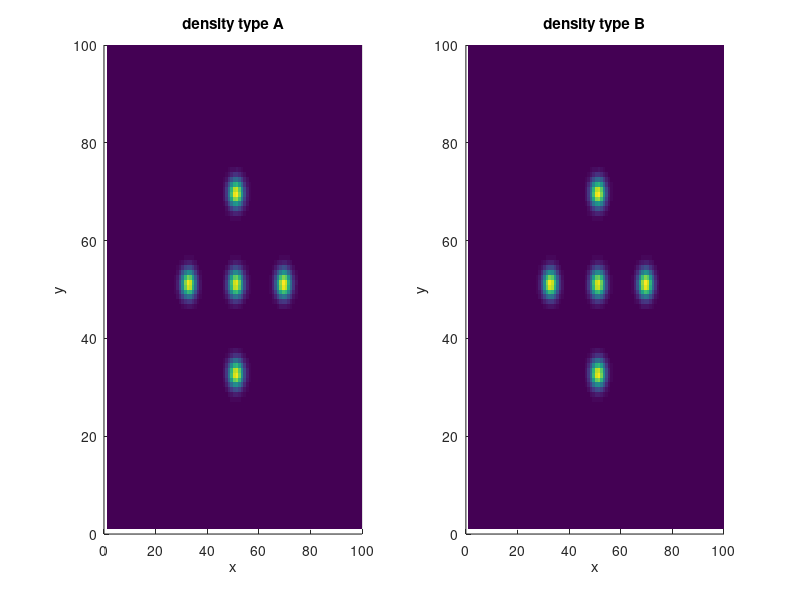

This figure's MATLAB source:

clear;
Xlen = 8.0; %cm
J = 100; %#

A = zeros(J,J);
B = zeros(J,J);

[x,y] = meshgrid(linspace(0,Xlen,J));
A = A + 2.5*(x - x.^2).*(y-y.^2).*exp(-20 .*((x - 4).^2 + (y - 4).^2 ));
A = A + 8*(x - x.^2).*(y-y.^2).*exp(-20 .*((x - 4).^2 + (y - 2.5).^2 ));
A = A + 8*(x - x.^2).*(y-y.^2).*exp(-20 .*((x - 2.5).^2 + (y - 4).^2 ));
A = A + 1.25*(x - x.^2).*(y-y.^2).*exp(-20 .*((x - 5.5).^2 + (y - 4).^2 ));
A = A + 1.25*(x - x.^2).*(y-y.^2).*exp(-20 .*((x - 4).^2   + (y - 5.5).^2 ));
%A = A + 3.75*(x - x.^2).*(y-y.^2).*exp(-20 .*((x - 5.5).^2 + (y - 2.5).^2 ));
%A = A + 0.6*(x - x.^2).*(y-y.^2).*exp(-20 .*((x  -5.5).^2   + (y - 5.5).^2 ));
%A = A + 24*(x - x.^2).*(y-y.^2).*exp(-20 .*((x - 2.5).^2 + (y - 2.5).^2 ));
%A = A + 4*(x - x.^2).*(y-y.^2).*exp(-20 .*((x  -2.5).^2   + (y - 5.5).^2 ));


B = B + 2.5*(x - x.^2).*(y-y.^2).*exp(-20 .*((x - 4).^2 + (y - 4).^2 ));
B = B + 8*(x - x.^2).*(y-y.^2).*exp(-20 .*((x - 4).^2 + (y - 2.5).^2 ));
B = B + 8*(x - x.^2).*(y-y.^2).*exp(-20 .*((x - 2.5).^2 + (y - 4).^2 ));
B = B + 1.25*(x - x.^2).*(y-y.^2).*exp(-20 .*((x - 5.5).^2 + (y - 4).^2 ));
B = B + 1.25*(x - x.^2).*(y-y.^2).*exp(-20 .*((x - 4).^2   + (y - 5.5).^2 ));
%B = B + 3.75*(x - x.^2).*(y-y.^2).*exp(-20 .*((x - 5.5).^2 + (y - 2.5).^2 ));
%B = B + 0.6*(x - x.^2).*(y-y.^2).*exp(-20 .*((x  -5.5).^2   + (y - 5.5).^2 ));
%B = B + 24*(x - x.^2).*(y-y.^2).*exp(-20 .*((x - 2.5).^2 + (y - 2.5).^2 ));
%B = B + 4*(x - x.^2).*(y-y.^2).*exp(-20 .*((x  -2.5).^2   + (y - 5.5).^2 ));

figure(1)
clf;
subplot(1,2,1)
surf(A);shading('flat');xlabel('x');ylabel('y');title('density type A');
view(0,90);
subplot(1,2,2)
surf(B);shading('flat');xlabel('x');ylabel('y');title('density type B');
view(0,90);

